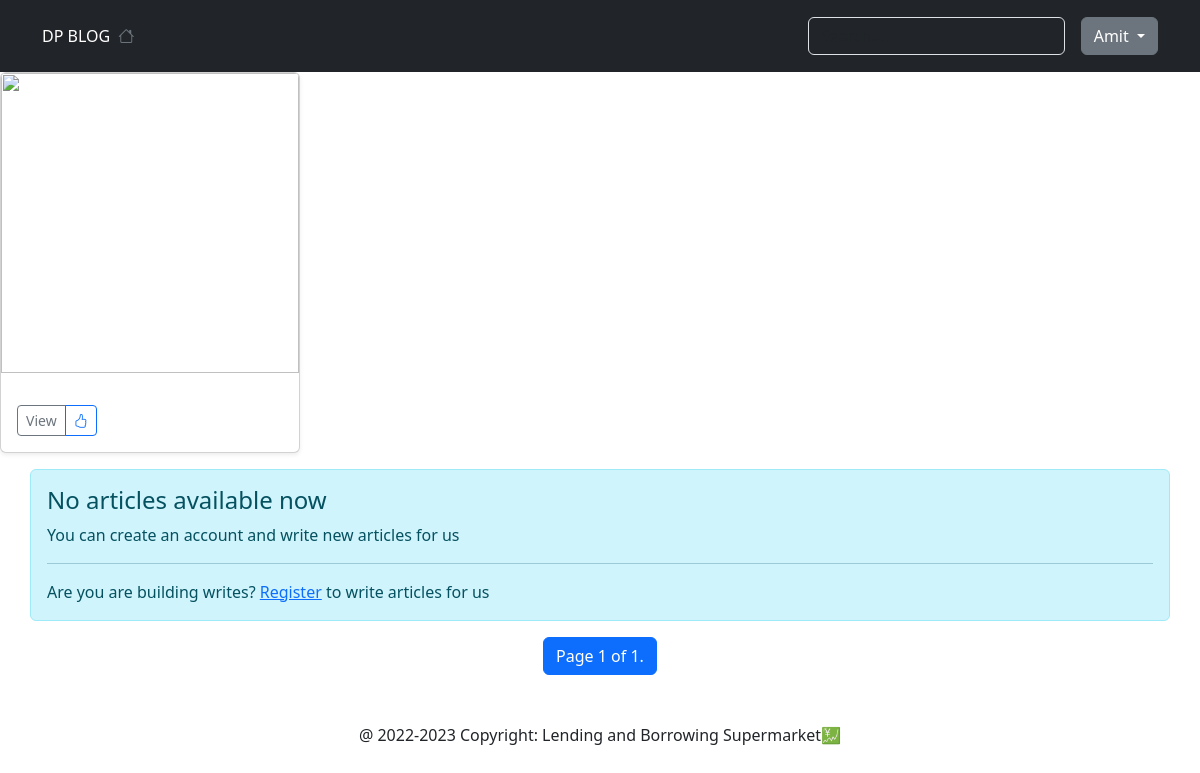
Page /my/articles/ (signed in) on the earlier database version.
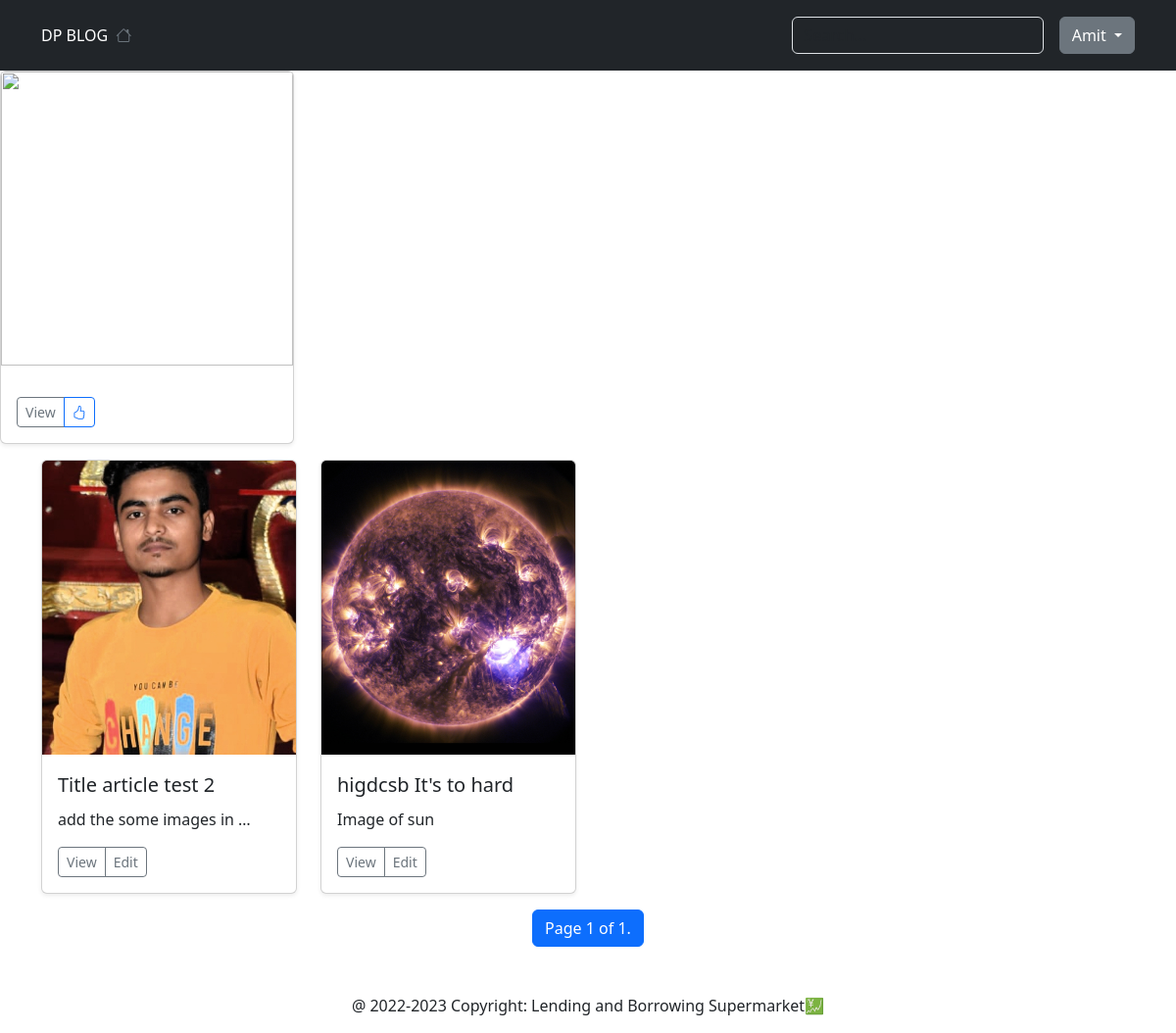
Same page on the later database version.
### blog/models.py (models this page shows, shortened)
class Article(models.Model):
    title = models.CharField("Article title", max_length=100)
    image = models.ImageField("Article image", upload_to="articles/images",)
    content = models.TextField()
    topic = models.ForeignKey(Topic, on_delete=models.CASCADE)
    created_at = models.DateTimeField(auto_now=True,)
    author = models.ForeignKey("auth.User", on_delete=models.CASCADE)
    likes = models.PositiveIntegerField("Total likes", default=0)

### blog/views.py (the view)
# urls.py: path('my/articles/', views.my_articles, name='my_articles'),
@login_required
def my_articles(request):
    article_list = Article.objects.filter(author = request.user)
    paginator = Paginator(article_list, 8)
    page = request.GET.get('p',1)
    ctx = {'articles' : paginator.get_page(page)}
    return render(request, 'blog/my_articles.html', ctx)

### templates/blog/my_articles.html (shortened to what this page needs)
{% extends 'layout/base.html' %}
{% load static %}
{% block content %}
{% include 'components/article_card.html' %}
<div class="container my-3">
    <div class="row">
        {% for item in articles %}
        {% include 'components/article_card.html' %}
        {% empty %}
            <div class="alert alert-info" role="alert">
              <h4 class="alert-heading">No articles available now</h4>
              <p>You can create an account and write new articles for us</p>
              <hr>
              <p class="mb-0">Are you are building writes?
                <a href="{% url 'register' %}">Register</a>
                to write articles for us
              </p>
            </div>
        {% endfor %}
        <nav aria-label="Page navigation">
          <ul class="pagination justify-content-center">
                  <li class="page-item">
                      <span class="page-link active">
                          Page {{ articles.number }} of {{ articles.paginator.num_pages }}.
                      </span>
                  </li>
          </ul>
      </nav>
    </div>
</div>
{% endblock %}

### templates/components/article_card.html (shortened to what this page needs)
<!-- {% load static %}
{% load static %}
<div class="col-lg-3 col-md-6 mb-3">
    <div class="card shadow-sm">
        <img src="{{item.image.url}}" alt="{{item.title}}" class="card-img-top" height="300">
        <div class="card-body">
            <a href="{% url 'detail' item.id %}" class="card-title fs-5 nav-link">
                {{item.title}}
            </a>
            <p class="card-text">
                {{item.content|truncatewords:5}}
            </p>
            <div class="d-flex justify-content-between align-items-center">
                <div class="btn-group">
                    <a href="{% url 'detail' item.id %}" class="btn btn-sm btn-outline-secondary">View</a>
                    {% if item.author == user %}
                    <a href="{% url 'edit' item.id %}" class="btn btn-sm btn-outline-secondary">Edit</a>
                    {% else %}
                    <a class="btn btn-sm btn-outline-primary">
                        <i class="bi bi-hand-thumbs-up"></i>
                    </a>
                    {% endif %}
                </div>
            </div>
        </div>
    </div>
</div>

Differences in the rows shown:
added Article: image (picture), title "Title article test 2", content "add the some images in …", shows "Edit"
added Article: image (picture), title "higdcsb It's to hard", content "Image of sun", shows "Edit"
Other differences:
text no longer shown: "No articles available now You can create an account and write new articles for us Are you are building writes? Register to write articles for us"
